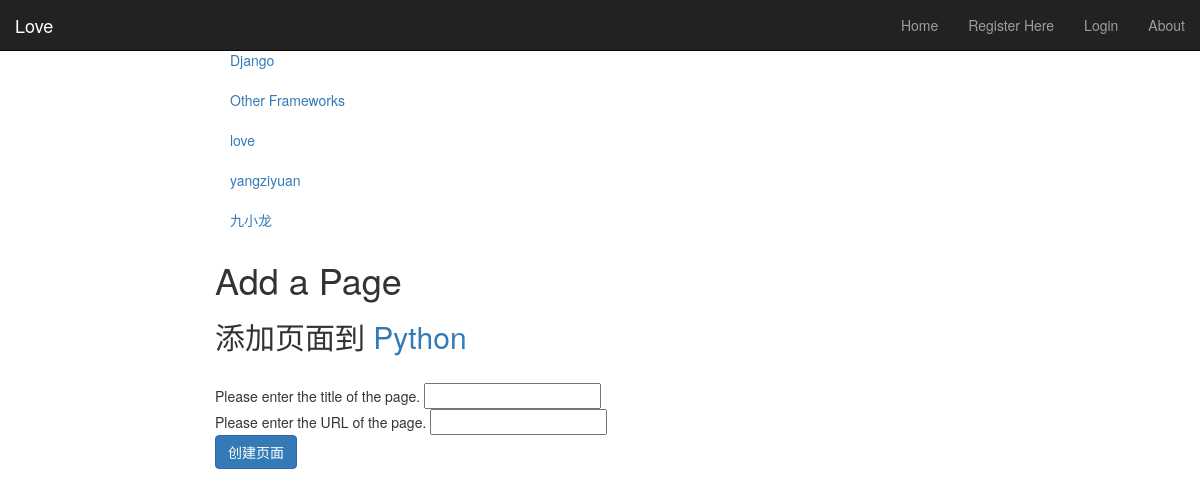
Page /love/category/python/add_page/ on the committed database.
### love/models.py (models this page shows, shortened)
class Category(models.Model):
    name = models.CharField(max_length=128, unique=True)
    views = models.IntegerField(default=0)
    likes = models.IntegerField(default=0)
    slug = models.SlugField(unique=True)

### love/views.py (the view)
# urls.py: url(r'^category/(?P<category_name_slug>\w+)/add_page/$', views.add_page, name='add_page'),
def add_page(request, category_name_slug):
    try:
        cat = Category.objects.get(slug=category_name_slug)
    except Category.DoesNotExist:
        cat = None
    if request.method == 'POST':
        form = PageForm(request.POST)
        if form.is_valid():
            if cat:
                page = form.save(commit=False)
                page.category = cat
                page.views = 0
                page.save()
                return category(request, category_name_slug)
        else:
            print form.errors
    else:
        form = PageForm()
    context_dict = {'form': form, 'category': cat, 'category_name_slug': category_name_slug}
    return render(request, 'love/add_page.html', context_dict)

### love/forms.py (shortened to what this page needs)
class PageForm(forms.ModelForm):
    title = forms.CharField(max_length=128, help_text="Please enter the title of the page.")
    url = forms.URLField(max_length=200, help_text="Please enter the URL of the page.")
    views = forms.IntegerField(widget=forms.HiddenInput(), initial=0)
    class Meta:
        model = Page
        exclude = ('category',)

### love/templatetags/love_extras.py (called while the page is built)
@register.inclusion_tag('love/cats.html')
def get_category_list(cat=None):
    return {'cats': Category.objects.all(), 'act_cat': cat}

### templates/love/add_page.html (shortened to what this page needs)
{% extends 'base.html' %}
{% load staticfiles %}
{% block body_block %}
        <h1>Add a Page</h1>
		{% if category %}
        	<form role="form" id="page_form" method="post" action="/love/category/{{category_name_slug}}/add_page/">
              <h2 class="form-signin-heading">添加页面到 <a href="/rango/category/{{category.slug}}/"> {{ category.name }}</a></h2>
            	{% for field in form.visible_fields %}
            	{{ field.errors }}<br/>
            	{{ field.help_text}}
            	{{ field }}
            	{% endfor %}
            	<br/>
              <button class="btn btn-primary" type="submit" name="submit">创建页面</button>
            </form>
        {%  else %}
        <p>此分类不存在.</p>
            {%  endif %}
{% endblock %}

### templates/love/cats.html
{% if cats %}
    <ul class="nav nav-sidebar">
    {% for c in cats %}
        {% if c == act_cat %}
            <li  class="active" ><a href="/love/category/{{ c.slug }}">{{ c.name }}</a></li>
            {% else  %}
            <li><a href="/love/category/{{ c.slug }}">{{ c.name }}</a></li>
        {% endif %}
    {% endfor %}
{% else %}
    <li> <strong >There are no category present.</strong></li>
    </ul>
{% endif %}

### rows in the picture
Category: name "Django"
Category: name "Other Frameworks"
Category: name "love"
Category: name "yangziyuan"
Category: name "九小龙"
Category: name "Python"

### other values in the picture
{{ field.help_text }} "Please enter the title of the page." "Please enter the URL of the page."
